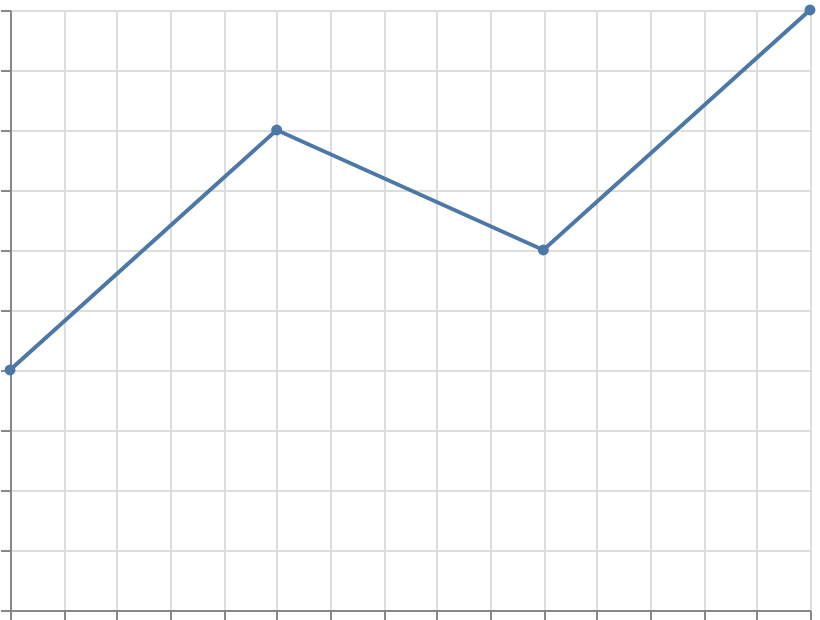

Here is the Vega-Lite specification saved for this chart:
### Vega-Lite specification from a JSON file in a GitHub repository (floating-point values rounded to 4 significant figures)
{"$schema": "https://vega.github.io/schema/vega-lite/v6.json", "width": 400, "height": 300, "padding": 5, "autosize": "none", "data": {"name": "table", "values": [{"x": 1, "y": 2}, {"x": 2, "y": 4}, {"x": 3, "y": 3}, {"x": 4, "y": 5}]}, "mark": {"type": "line", "point": true}, "encoding": {"x": {"field": "x", "type": "quantitative"}, "y": {"field": "y", "type": "quantitative"}}}
